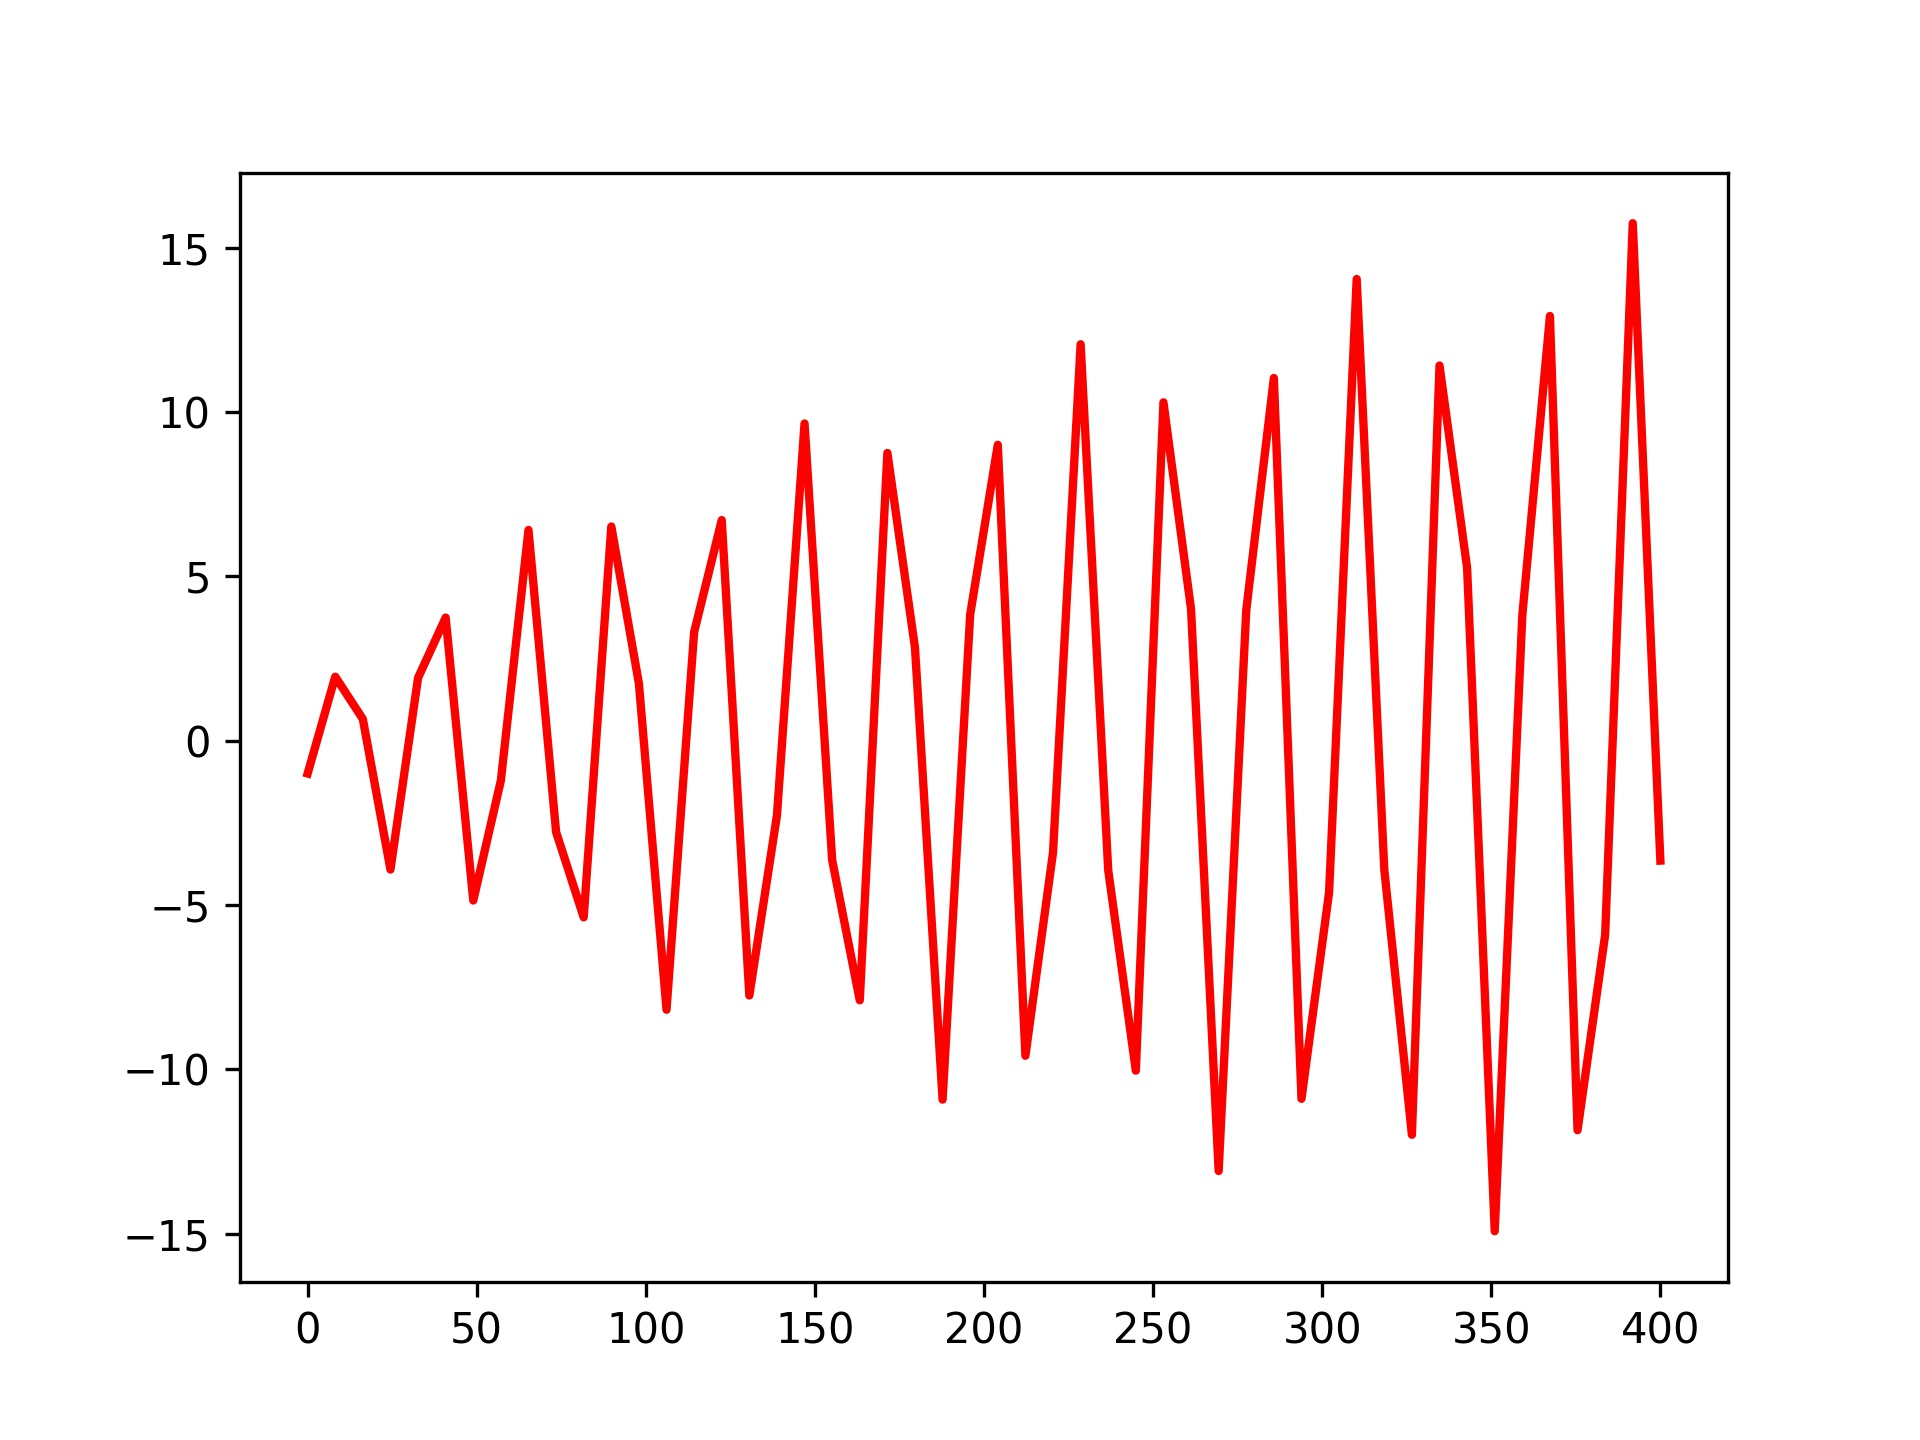

Write Python code to recreate this figure.
# _*_ coding: utf-8 _*_

from scipy.special import jn,jn_zeros
import matplotlib.pyplot as plt
import numpy as np

# what is the Biot number
Bi=1

# define functions

def f(x):
    return x*jn(1,x)-Bi*jn(0,x)

# offer value of variable x

X=np.linspace(0,400)

# draw graph

plt.plot(X,f(X),'r',linestyle='-',linewidth=2.0)
plt.savefig('37.jpg',dpi=300)
plt.grid(True)
plt.show()
print('plot done')


# method two integrate ODE functions to solve equations

# import new library
from pycse import *


# define functions

def f(x):
    "functions we want roots for"
    return x*jn(1,x)-Bi*jn(0,x)

def fprime(f,x):
    "df/dx"
    return x*jn(0,x)-Bi*(-jn(1,x))

def el(f,x):
    "events function to find zeros of f"
    isterminal=False
    value=f
    direction=0
    return value,isterminal,direction

# offer value of variables

f0=f(0)
xspan=np.linspace(0,30,200)

# offer args to solve equations

x,fsol,XE,FE,IE=odelay(fprime,f0,xspan,events=[el])

# draw graph

plt.plot(x,fsol,'-.',label='Numerical solution')
plt.plot(xspan,f(xspan),'--',label='Analytical function')
plt.plot(XE,FE,'ro',label='roots')
plt.legend(loc='best')
plt.savefig('37-1.jpg',dpi=300)
plt.show()
print('plot done')

for i,root in enumerate(XE):
    print('root {0} is at {1}'.format(i,root))

# at {1} 需要怎样理解呢？


